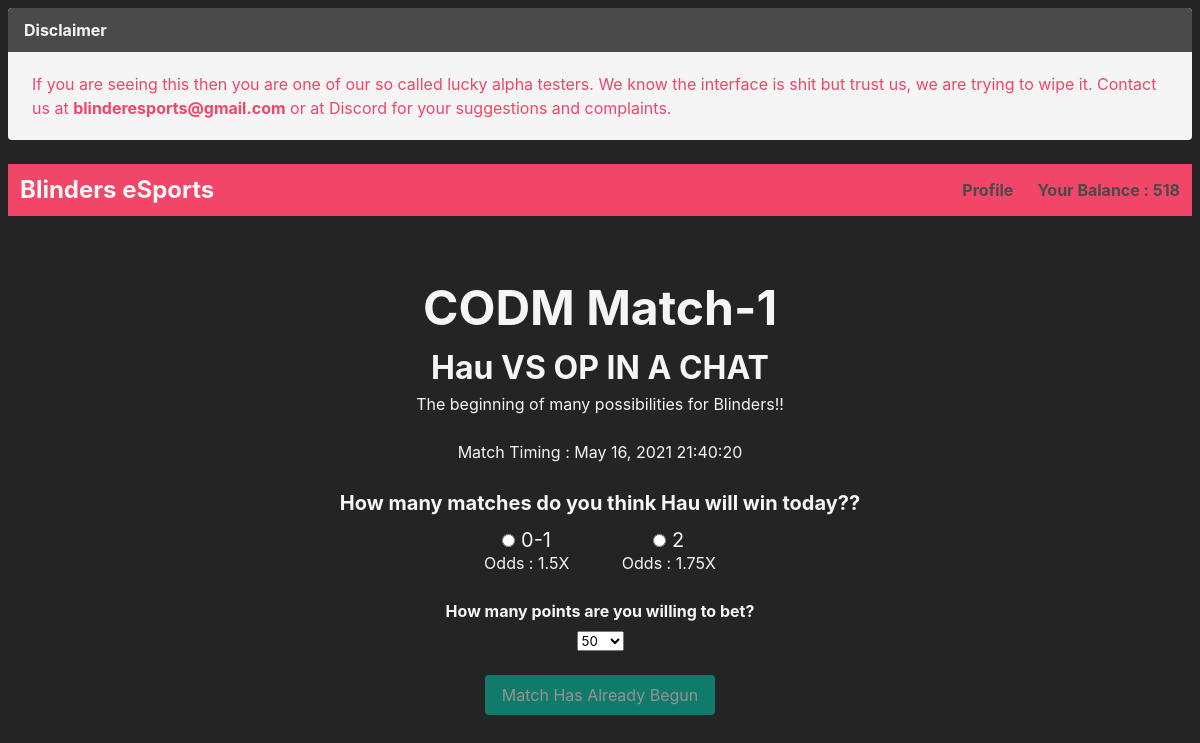
Page /detail/cod001/ (signed in) on the committed database.
### books/models.py (models this page shows, shortened)
class Point(models.Model):
    user_current = models.OneToOneField(User, related_name='user_current', on_delete=models.CASCADE, null=True)
    points = models.IntegerField(default=250)
    pointLog = models.TextField(blank=True)
    xp_points = models.IntegerField(default=0)
    xp_level = models.IntegerField(default=0)

class Match(models.Model):
    STATUS_CHOICES = (
        ("Upcoming", 'Upcoming'),
        ("Completed", 'Completed'),
        ("Rewarded", 'Rewarded'),
    )
    match = models.TextField()
    slug = models.SlugField(unique=True)
    datetime = models.DateTimeField()
    description = models.TextField(blank=True)
    image_URL = models.CharField(max_length=200)
    video_URL = models.CharField(max_length=300, blank=True)
    status = models.CharField(max_length=100, choices=STATUS_CHOICES, default="Upcoming")
    active = models.BooleanField(default=True)
    teamOne = models.ForeignKey(to="teams.Team", on_delete=models.CASCADE, related_name="Team_One")
    teamTwo = models.ForeignKey(to="teams.Team", on_delete=models.CASCADE, related_name="Team_Two")

class BetOption(models.Model):
    match = models.OneToOneField(to="books.Match", on_delete=models.CASCADE, related_name='bet_for_match', null=True)
    bet_one = models.CharField(max_length=300)
    bet_one_option_one = models.CharField(max_length=100)
    bet_one_option_one_odds = models.FloatField(default=1.0)
    bet_one_option_two = models.CharField(max_length=100)
    bet_one_option_two_odds = models.FloatField(default=1.0)
    bet_one_winner = models.CharField(max_length=100, blank=True)

### teams/models.py (models this page shows, shortened)
class Team(models.Model):
    name = models.CharField(max_length=300)
    index1 = models.IntegerField(primary_key=True, unique=True, default=0)
    logo_URL = models.CharField(max_length=400)
    description = models.TextField(blank=True)
    members = models.TextField(blank=True)
    matches_played = models.IntegerField(default=0)
    wins = models.IntegerField(default=0)
    def __str__(self):
        return self.name

### books/views.py (the view, shortened to what this page needs)
# urls.py: url('detail/(?P<slug>[\w-]+)/$', books_view.details, name="detail"),
@login_required(login_url="/login/")
def details(request, slug):
     point = Point.objects.get(user_current=request.user)
     teambets = Match.objects.get(slug=slug)
     option = BetOption.objects.get(match=teambets.id)
     try:
        betentry = BetEntrie.objects.get(concerned=teambets.match, user_entered=request.user)
     except BetEntrie.DoesNotExist:
        betentry = BetEntrie.objects.create(concerned=teambets.match, user_entered=request.user)
     return render(request,'details.html',{'teambets' : teambets, 'point' : point , 'betentry' : betentry , 'option' : option})

### books/templates/details.html (shortened to what this page needs)
<html lang="en">
<head>
    <link rel="stylesheet" href="https://cdn.jsdelivr.net/npm/bulma@0.9.2/css/bulma.min.css">
</head>
<body class="px-2 py-2 has-background-black-ter">
<article class="message">
  <div class="message-header has-text-white-ter">
    <p>Disclaimer</p>
  </div>
  <div class="message-body has-text-danger">
    If you are seeing this then you are one of our so called lucky alpha testers. We know the interface is shit but trust us, we are trying to wipe it. Contact us at <strong>blinderesports@gmail.com</strong> or at Discord for your suggestions and complaints.
  </div>
</article>
    <nav class="navbar has-background-danger">
        <div class="navbar-brand is-primary">
            <a href="/home/" class="navbar-item has-text-message">
                <h1 class="is-size-4 has-text-weight-bold has-text-white-ter">Blinders eSports</h1>
            </a>
        </div>
        <div class="navbar-menu" id="nav-links">
          <div class="navbar-end">
        {% if user.is_authenticated %}
            <a href="/profile/" class="navbar-item has-text-weight-bold">Profile</a>
        {% else %}
            <a href="/login/" class="navbar-item has-text-weight-bold">Login</a>
        {% endif %}
        {% if user.is_authenticated %}
            <a class="navbar-item has-text-weight-bold">Your Balance : {{point.points}}</a>
        {% endif %}
          </div>
        </div>
  </nav>
<div class="section">
  <div class="container px-2 py-2">
    <form action="" method="POST">
        <h1 class="is-size-1 has-text-centered has-text-weight-bold has-text-white-ter">
            {{teambets.match | linebreaks }}
        </h1>
        <h1 class="is-size-3 has-text-centered has-text-white-ter has-text-weight-bold">
          {{teambets.teamOne}} VS {{teambets.teamTwo}}
        </h1>
        <h1 class="is-size-5is-italic has-text-centered has-text-white-ter">
          {{teambets.description | linebreaks }}
        </h1><br>
        <h3 class="subtitle-is-6 has-text-centered has-text-white-ter">
          Match Timing : <span class="subtitle-is-6" id="event-box">{{teambets.datetime | date:"M d, Y H:i:s"}}</span>
        </h3>
        <br>
      <div class="container has-text-centered has-text-white-ter">
        <div class="control">
          <span class="label has-text-white-ter is-size-5">{{option.bet_one | linebreaks }}</span>
            <label class="radio is-size-5 mx-5">
              <input type="radio" name="team" value="One" required>
              {{option.bet_one_option_one}} <br>
              <span class="subtitle is-6 has-text-white-ter ">Odds : {{option.bet_one_option_one_odds}}X</span>
            </label>
            <label class="radio is-size-5 mx-5">
              <input type="radio" name="team" value="Two" required>
              {{option.bet_one_option_two}} <br>
              <span class="subtitle is-6 has-text-white-ter ">Odds : {{option.bet_one_option_two_odds}}X</span>
            </label>
            <br> <br>
            <label class="label has-text-white-ter">How many points are you willing to bet?</label>
            <div class="control">
              <select name="pointoptions" id="list1">
                <option value="50">50</option>
              </select>
            </div>
        </div>
      </div>
      <br>
  {% if betentry.betted == False %}
        {% if point.points >= 50 %}
        <div class="container has-text-centered">
        <div class="control">
            <button class="button is-primary" id="button">Submit</button>
        </div>
        </div>
        {% else %}
        <div class="container has-text-centered">
        <div class="control">
            <button class="button is-primary" disabled>Points Not Enough</button>
        </div>
        </div>
        {% endif %}
    {% elif betentry.betted == True %}
        <div class="container has-text-centered">
        <div class="control">
            <span class="button is-primary" id="button" disabled>You have already placed a bet</span>
        </div>
        </div>
  {% endif %}
    </form>
  <section class="hero">
        <div class="control" id="hero-body">
        </div>
  </section>
  </div>
  </div>
</body>
</html>

### books/templates/details.html (style rules this page uses)
#hero-body { height: 75px; overflow: auto; }

### rows in the picture
Point: points "518"
Match: match "CODM Match-1", teamOne "Hau", teamTwo "OP IN A CHAT", description "The beginning of many possibilities for Blinders!!", datetime "May 16, 2021 21:40:20"
BetOption: bet_one "How many matches do you think Hau will win today??", bet_one_option_one "0-1", bet_one_option_one_odds "1.5", bet_one_option_two "2", bet_one_option_two_odds "1.75"
